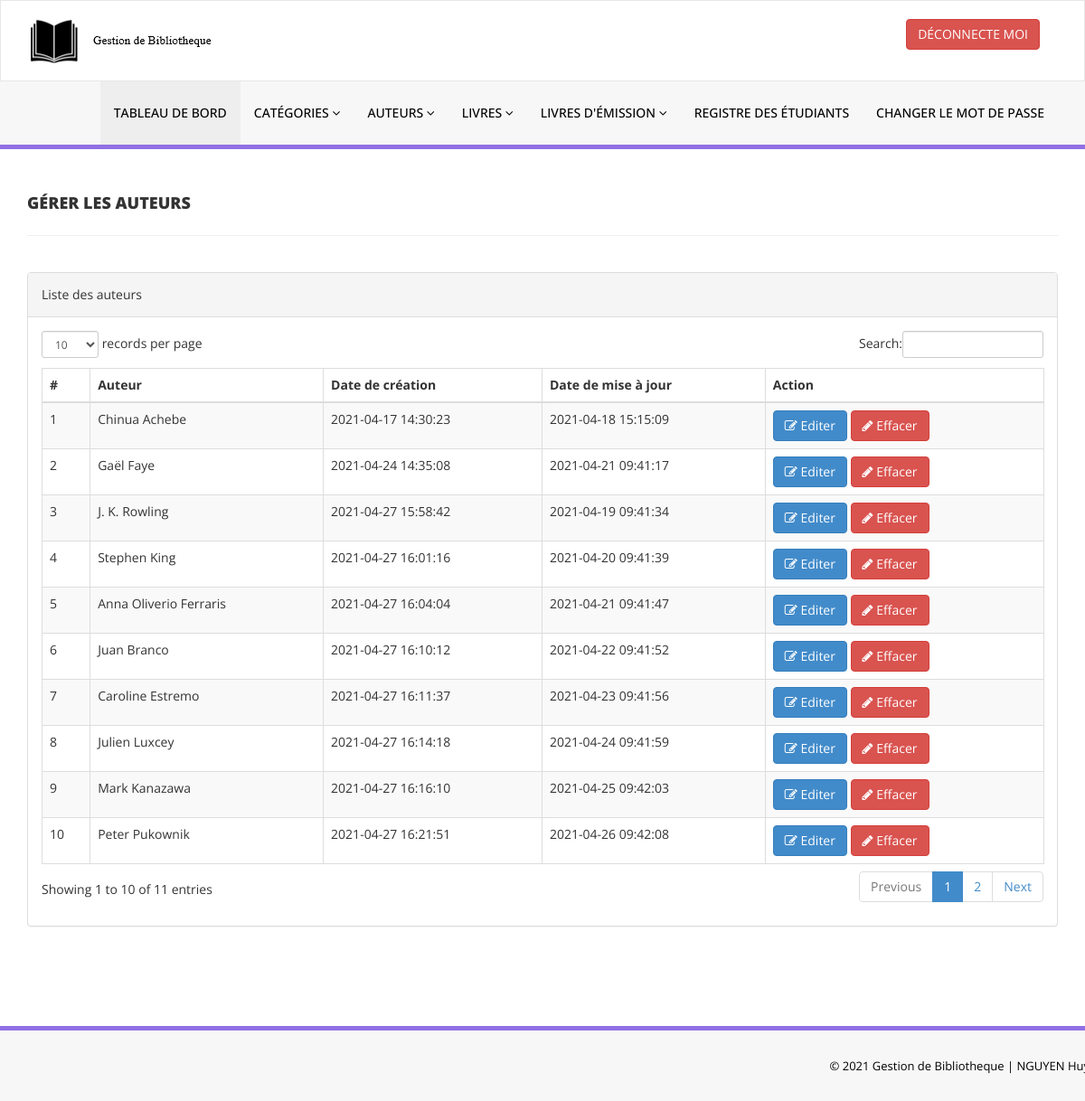
/library/admin/manage-authors.php (signed in), run on the app's committed database.
### tables this page shows
CREATE TABLE `tblauthors` (
  `id` int(11) NOT NULL,
  `AuthorName` varchar(159) DEFAULT NULL,
  `creationDate` timestamp NULL DEFAULT current_timestamp(),
  `UpdationDate` timestamp NULL DEFAULT NULL ON UPDATE current_timestamp()
);

### library/admin/manage-authors.php (the view, shortened to what this page needs)
<?php
include('includes/config.php');
if(strlen($_SESSION['alogin'])==0)
    {
header('location:index.php');
}
else{
    ?>
<!DOCTYPE html>
<html xmlns="http://www.w3.org/1999/xhtml">
<head>
    <link href="assets/css/bootstrap.css" rel="stylesheet" />
    <link href="assets/css/font-awesome.css" rel="stylesheet" />
    <link href="assets/js/dataTables/dataTables.bootstrap.css" rel="stylesheet" />
    <link href="assets/css/style.css" rel="stylesheet" />
</head>
<body>
<?php include('includes/header.php');?>
    <div class="content-wrapper">
         <div class="container">
        <div class="row pad-botm">
            <div class="col-md-12">
                <h4 class="header-line">Gérer les auteurs</h4>
    </div>
     <div class="row">
</div>
        </div>
            <div class="row">
                <div class="col-md-12">
                    <div class="panel panel-default">
                        <div class="panel-heading">
                        Liste des auteurs
                        </div>
                        <div class="panel-body">
                            <div class="table-responsive">
                                <table class="table table-striped table-bordered table-hover" id="dataTables-example">
                                    <thead>
                                        <tr>
                                            <th>#</th>
                                            <th>Auteur</th>
                                            <th>Date de création</th>
                                            <th>Date de mise à jour</th>
                                            <th>Action</th>
                                        </tr>
                                    </thead>
                                    <tbody>
<?php $sql = "SELECT * from  tblauthors";
$query = $dbh -> prepare($sql);
$query->execute();
$results=$query->fetchAll(PDO::FETCH_OBJ);
$cnt=1;
if($query->rowCount() > 0)
{
foreach($results as $result)
{               ?>
                                        <tr class="odd gradeX">
                                            <td class="center"><?php echo htmlentities($cnt);?></td>
                                            <td class="center"><?php echo htmlentities($result->AuthorName);?></td>
                                            <td class="center"><?php echo htmlentities($result->creationDate);?></td>
                                            <td class="center"><?php echo htmlentities($result->UpdationDate);?></td>
                                            <td class="center">
                                            <a href="edit-author.php?catid=<?php echo htmlentities($result->id);?>"><button class="btn btn-primary"><i class="fa fa-edit "></i> Editer</button>
                                          <a href="manage-authors.php?del=<?php echo htmlentities($result->id);?>" onclick="return confirm('Etes-vous sûr que vous voulez supprimer?');"" >  <button class="btn btn-danger"><i class="fa fa-pencil"></i> Effacer</button>
                                            </td>
                                        </tr>
 <?php $cnt=$cnt+1;}} ?>
                                    </tbody>
                                </table>
                            </div>
                        </div>
                    </div>
                </div>
            </div>
    </div>
    </div>
  <?php include('includes/footer.php');?>
</body>
</html>
<?php } ?>

### library/admin/assets/css/style.css (style rules this page uses)
.content-wrapper { margin-top: 40px; min-height:800px; padding-bottom:90px; }
.header-line { font-weight:900; padding-bottom:25px; border-bottom:1px solid #eeeeee; text-transform:uppercase; }
.pad-botm { padding-bottom:30px; }

### data on the page
tblauthors: AuthorName "Chinua Achebe", creationDate "2021-04-17 14:30:23", UpdationDate "2021-04-18 15:15:09"
tblauthors: AuthorName "Gaël Faye", creationDate "2021-04-24 14:35:08", UpdationDate "2021-04-21 09:41:17"
tblauthors: AuthorName "J. K. Rowling", creationDate "2021-04-27 15:58:42", UpdationDate "2021-04-19 09:41:34"
tblauthors: AuthorName "Stephen King", creationDate "2021-04-27 16:01:16", UpdationDate "2021-04-20 09:41:39"
tblauthors: AuthorName "Anna Oliverio Ferraris", creationDate "2021-04-27 16:04:04", UpdationDate "2021-04-21 09:41:47"
tblauthors: AuthorName "Juan Branco", creationDate "2021-04-27 16:10:12", UpdationDate "2021-04-22 09:41:52"
tblauthors: AuthorName "Caroline Estremo", creationDate "2021-04-27 16:11:37", UpdationDate "2021-04-23 09:41:56"
tblauthors: AuthorName "Julien Luxcey", creationDate "2021-04-27 16:14:18", UpdationDate "2021-04-24 09:41:59"
tblauthors: AuthorName "Mark Kanazawa", creationDate "2021-04-27 16:16:10", UpdationDate "2021-04-25 09:42:03"
tblauthors: AuthorName "Peter Pukownik", creationDate "2021-04-27 16:21:51", UpdationDate "2021-04-26 09:42:08"
